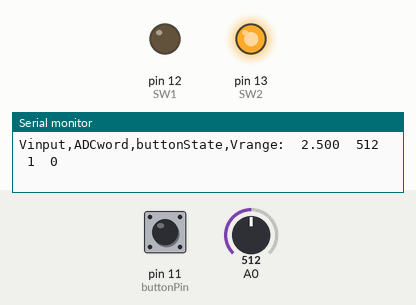
This sketch was run on a simulated Arduino Uno, built with avr-gcc and run on an emulated ATmega328P. On the bench: output pins drawn as LEDs (lit = HIGH), the last lines printed to the serial monitor. The test bench sets the inputs (shaded band); at power-on: pin 11 (buttonPin) HIGH, A0 = 512.

Above: at 1.2 s.
1.3 s: pin 11 (buttonPin) pulled LOW for 0.3 s
At 2.0 s:
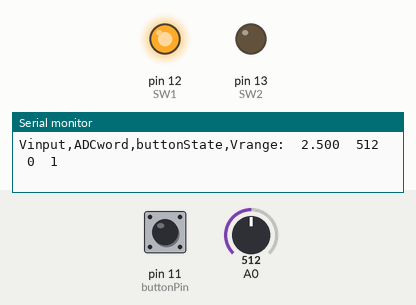
6.1 s: pin 11 (buttonPin) pulled LOW for 1 s
At 7.2 s:
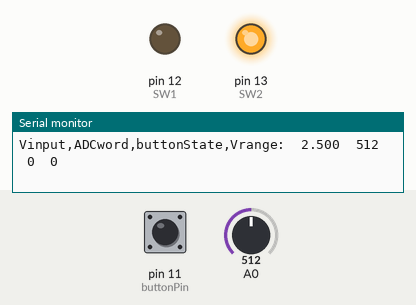
8.6 s: pin 11 (buttonPin) pulled LOW for 3.2 s
At 9.5 s:
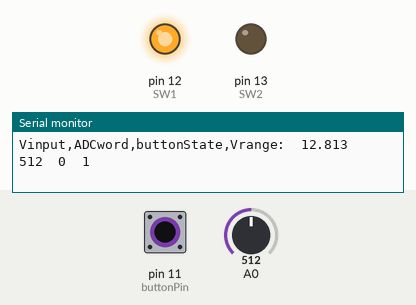
Timing chart, 0 to 11.6 s (numbered marks = the images above; inputs shaded):
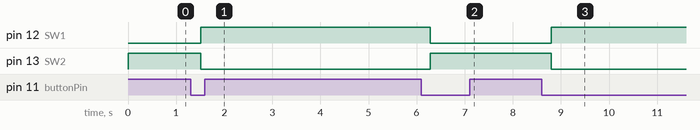

Measured:
- after the input at 1.3 s, pin 12 (SW1): LOW → HIGH after 0.21 s; pin 13 (SW2): HIGH → LOW after 0.21 s
- after the input at 6.1 s, pin 12 (SW1): HIGH → LOW after 0.18 s; pin 13 (SW2): LOW → HIGH after 0.18 s
- after the input at 8.6 s, pin 12 (SW1): LOW → HIGH after 0.19 s; pin 13 (SW2): HIGH → LOW after 0.19 s

The sketch:

DVM1_basic_voltmeter1.ino
```cpp
/*
  DVM1 Basic1

  Read ADC and convert to voltage at R divider input.
  Display Vinput at PC screen
  Read Pushbuto change Vrange if pressed
*/

int Vrange = 0;               // 0 - 4V Range, 1 - 20V Range
int ADCword = 0;              // ADC value (counts)
float Vinput = 0;             // input voltage (V)

// resistor divider
float R1 = 825000;            // Rdivider
float R2 = 200000;            // Rdivider
float Kdiv = 1;               // gain

// digital bits
const int SW1 = 12;           // sw1 control
const int SW2 = 13;           // sw2 control
const int buttonPin = 11;     // pushbutton input

// pushbutton press
int buttonState = 1;        // current state of the button
int lastButtonState = 1;    // previous state of the button

// the setup routine runs once *****************************
void setup() {
  // initialize serial communication at 9600 bits per second:
  Serial.begin(9600);

  // configure digital pins
  pinMode(SW1, OUTPUT);               // set as output
  pinMode(SW2, OUTPUT);               // set as output
  pinMode(buttonPin, INPUT_PULLUP);   // set as input

  // set voltage range manually with variable
  Vrange = 0;    // 0 - 4V Range, 1 - 20V Range

  // set Vrange switches at R Divider
  if (Vrange == 0) { // 4V Range
    // sw to straight in
    digitalWrite(SW1, LOW); // sw1 ON
    digitalWrite(SW2, HIGH); // sw2 OFF
  }
  else { // 25V Range
    // sw to divider tap
    digitalWrite(SW1, HIGH); // sw1 OFF
    digitalWrite(SW2, LOW); // sw2 ON
  }

}


// the loop routine runs continuously **********************
void loop() {

  // read analog input from ADC at pin A0
  ADCword = analogRead(A0);

  // calc input divider scaling
  if (Vrange == 0) {  // 4V Range
    Kdiv = 1;
  }
  else {              // 20V Range
    Kdiv = R2/(R1+R2);
  }

  // convert ADC counts to input voltage
  // Vinput = ADCvalue * Vref/2^N * 1/Kdiv
  Vinput = ADCword * (5.0 / 1024.0) * 1/Kdiv ;

  // read Vrange Pushbutton
  buttonState = digitalRead(buttonPin);

  // check for Hi to Lo transition
  if (lastButtonState == 1 && buttonState == 0) {
    // if transition, then toggle voltage range
    if (Vrange == 0) {
      Vrange = 1;
    }
    else {
      Vrange = 0;
    }
  }

  // update last state
  lastButtonState = buttonState;

    // set Vrange switches at R Divider
  if (Vrange == 0) { // 4V Range
    // sw to straight in
    digitalWrite(SW1, LOW);   // sw1 ON
    digitalWrite(SW2, HIGH);  // sw2 OFF
  }
  else { // 20V Range
    // sw to divider tap
    digitalWrite(SW1, HIGH);  // sw1 OFF
    digitalWrite(SW2, LOW);   // sw2 ON
  }

  // time delay (ms) for approx 4 readings per second
  delay(250);

  // print out the values to computer as ASCII

  Serial.print("Vinput,ADCword,buttonState,Vrange:\t");
  Serial.print(Vinput,3);
  Serial.print("\t");
  Serial.print(ADCword);
  Serial.print("\t");
  Serial.print(buttonState);
  Serial.print("\t");
  Serial.println(Vrange);
}
```
